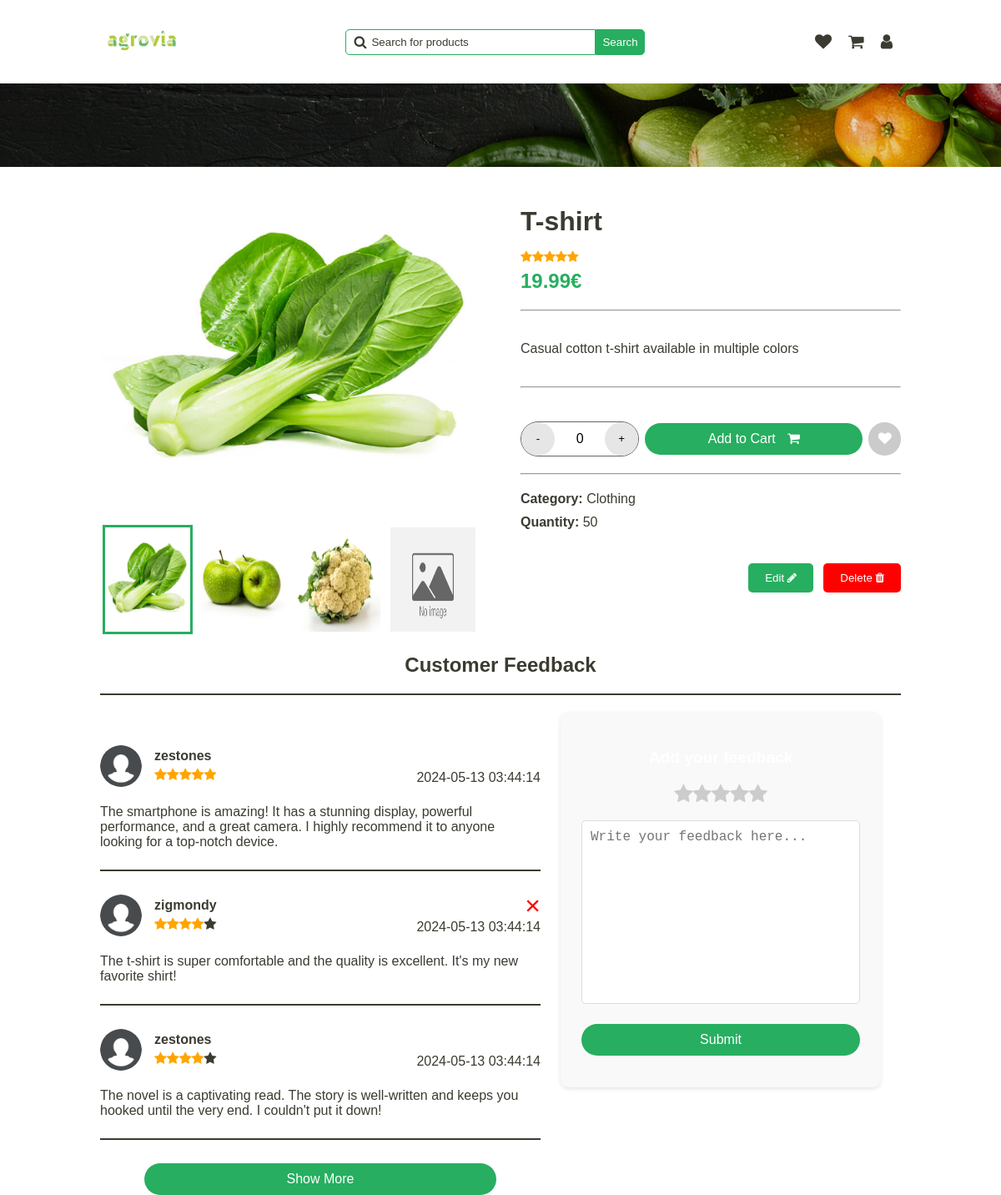
Page /pages/announce-view.php?id=2 (signed in) on the earlier database version.
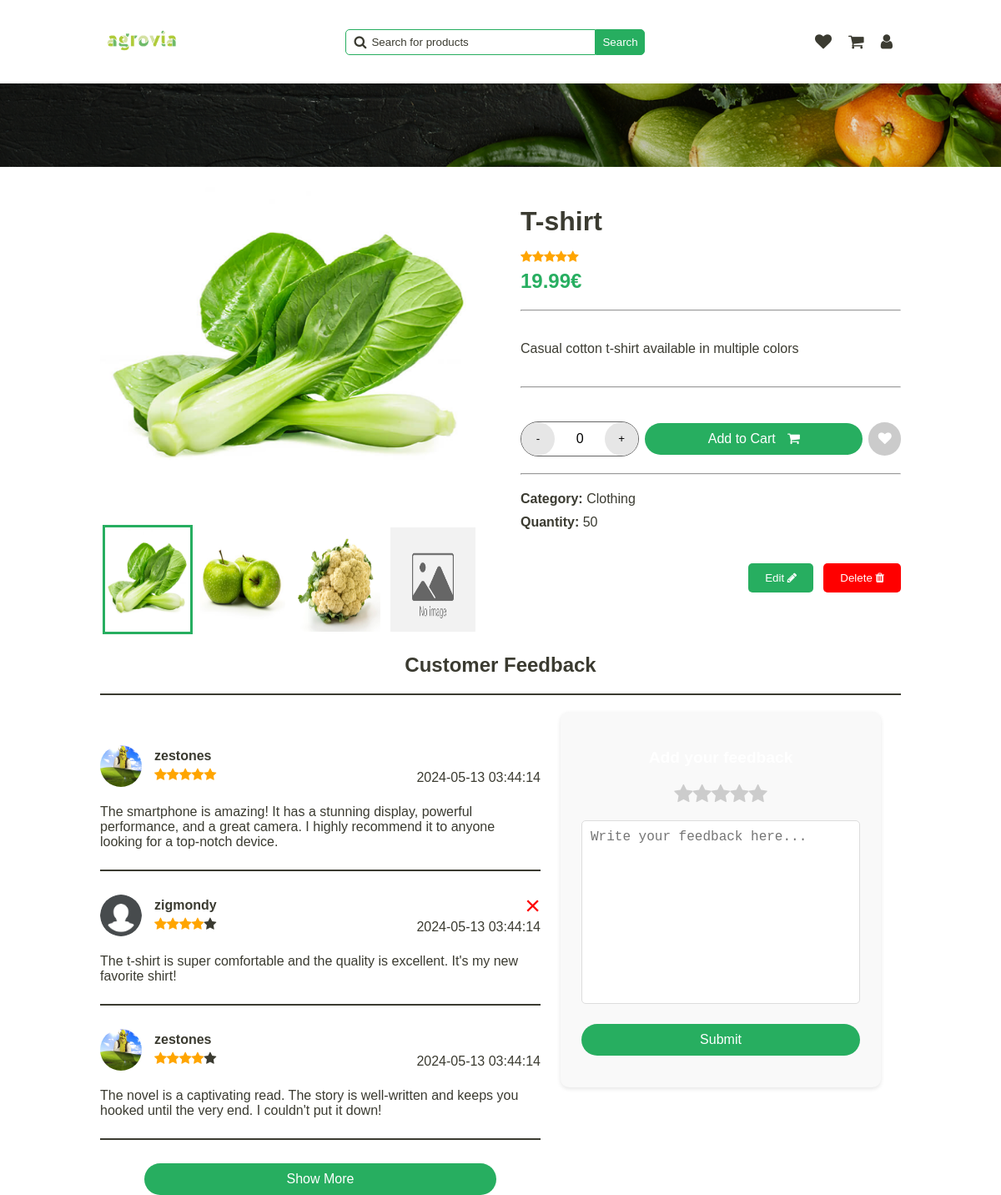
Same page on the later database version.
### tables this page shows
CREATE TABLE AnnounceComment (
  id INTEGER PRIMARY KEY,
  announce_id INTEGER,
  user_id INTEGER,
  comment TEXT,
  rating INTEGER,
  date TIMESTAMP DEFAULT CURRENT_TIMESTAMP,
  FOREIGN KEY (announce_id) REFERENCES Announce(id) ON DELETE CASCADE,
  FOREIGN KEY (user_id) REFERENCES User(id)
);

CREATE TABLE User (
  id INTEGER PRIMARY KEY,
  firstname TEXT,
  lastname TEXT,
  email TEXT,
  username TEXT,
  icon TEXT,
  phone_number TEXT,
  password TEXT,
  is_admin INTEGER
);

### php/user.php (called while the page is built, shortened)
<?php
require '../php/pdo.php';
function get_user_by_id($id_user)
{
    global $pdo;
    try {
        $query = "SELECT * FROM User WHERE id = :id_user";
        $stmt = $pdo->prepare($query);
        $stmt->bindParam(':id_user', $id_user);
        $stmt->execute();
        $user = $stmt->fetch(PDO::FETCH_ASSOC);
        return $user;
    } catch (PDOException $e) {
        echo $e->getMessage();
    }
}

### php/feedback.php (the view, shortened to what this page needs)
<?php
require "../php/pdo.php";
require "../php/user.php";
function get_feedback_by_announce_id($id_announce)
{
    global $pdo;
    $query = "SELECT * FROM AnnounceComment WHERE announce_id = :id_announce";
    $stmt = $pdo->prepare($query);
    $stmt->bindParam(':id_announce', $id_announce);
    $stmt->execute();
    $feedback = $stmt->fetchAll(PDO::FETCH_ASSOC);
    return $feedback;
}
function display_feedback($feedback)
{
    usort($feedback, function ($a, $b) {
        return strtotime($b['date']) - strtotime($a['date']);
    });
    foreach ($feedback as $comment) {
        $user = get_user_by_id($comment['user_id']);
        echo '<div class="feedback-item" id="feedback-' . $comment['id'] . '">';
        echo '<div class="user-infos">';
        echo '<img src="' . $user['icon'] . '" alt="' . $user['username'] . '">';
        echo '<div class="user-details">';
        echo '<div class="name">' . $user['username'] . '</div>';
        echo '<div class="rating">' . generate_star($comment['rating']) . '</div>';
        echo '</div>';
        echo '</div>';
        echo '<div class="message">';
        echo '<p>' . $comment['comment'] . '</p>';
        echo '</div>';
        if ($comment['user_id'] == $_SESSION['user_id']) {
            echo '<div class="delete-feedback" onclick="delete_feedback(' . $comment['id'] . ')">&times;</div>';
        }
        echo '<div class="date">';
        echo '<span>' . $comment['date'] . '</span>';
        echo '</div>';
        echo '<hr>';
        echo '</div>';
    }
}

### php/announce.php (shortened to what this page needs)
<?php
require '../php/pdo.php';
function generate_star($rating)
{
    $stars = "";
    for ($i = 0; $i < 5; $i++) {
        if ($i < $rating) {
            $stars .= "<i class='fa fa-star checked'></i>";
        } else {
            $stars .= "<i class='fa fa-star'></i>";
        }
    }
    return $stars;
}
function get_announce_by_id($id)
{
    global $pdo;
    $query = "SELECT * FROM Announce WHERE id = :id";
    $stmt = $pdo->prepare($query);
    $stmt->bindParam(':id', $id);
    $stmt->execute();
    $announce = $stmt->fetch(PDO::FETCH_ASSOC);
    return $announce;
}
function get_announce_images_by_id($id)
{
    global $pdo;
    $stmt = $pdo->prepare("SELECT image FROM AnnounceImage WHERE announce_id = ?");
    $stmt->bindParam(1, $id);
    $stmt->execute();
    $result = $stmt->fetchAll(PDO::FETCH_ASSOC);
    $images = array_column($result, 'image');
    return $images;
}
function display_gallery($announce_id)
{
    $images = get_announce_images_by_id($announce_id);
    for ($i = 0; $i < 4; $i++) {
        $image_path = $images[$i];
        echo '<div class="gallery-item">';
        if ($image_path == '') {
            $image_path = "../public/no-image-available.jpg";
        }
        echo '<img class="gallery-img" src="' . $image_path . '" alt="" />';
        echo '<label for="img-' . ($i + 1) . '" class="gallery-thumb"><img src="' . $image_path . '" alt="" /></label>';
        echo '</div>';
    }
}
?>

Differences in the rows shown:
changed through a linked row, announcecomment (number 1 of 3 on the later page): user.icon: a different picture
changed through a linked row, announcecomment (number 3 of 3 on the later page): user.icon: a different picture
